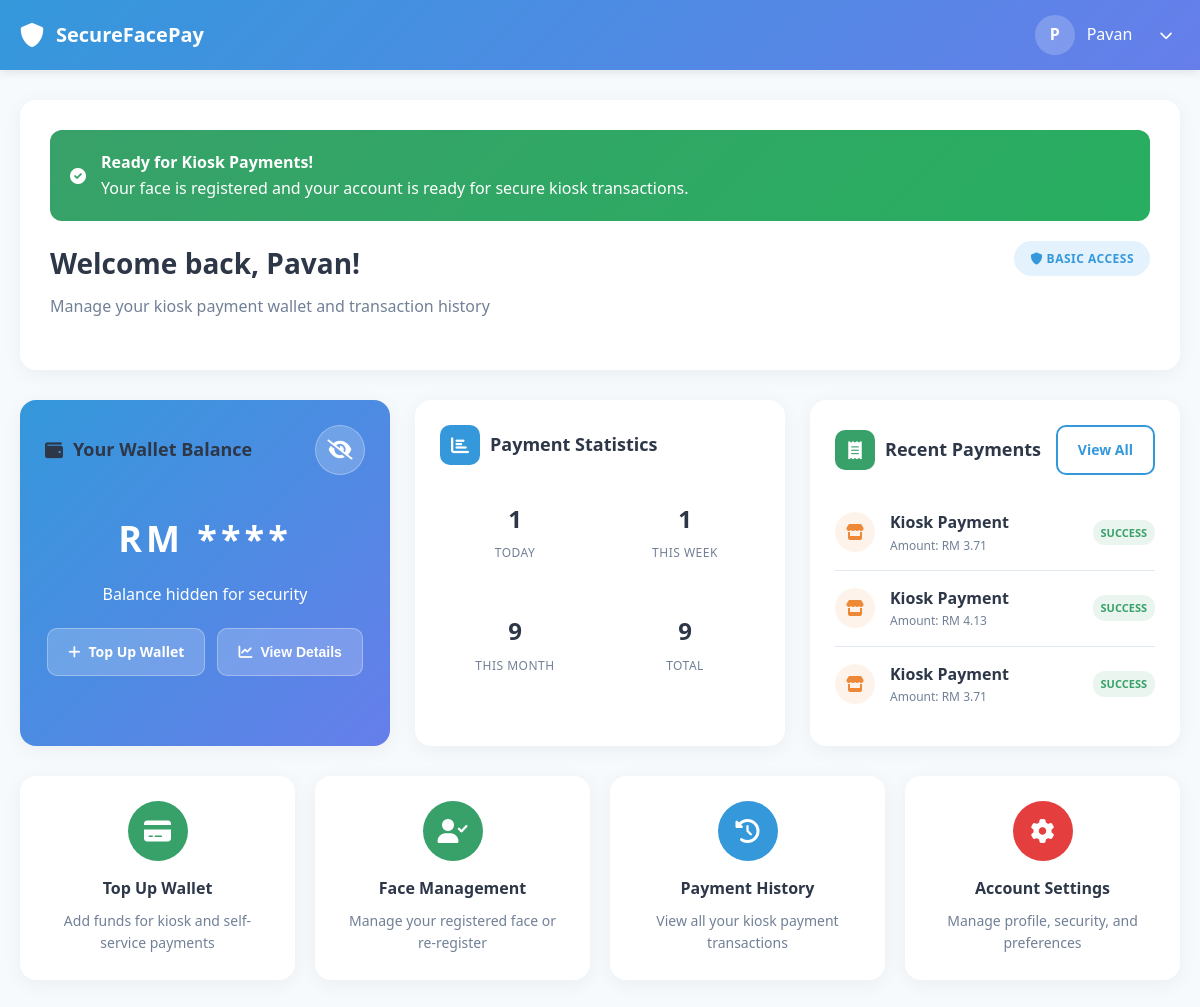
The page /customer_side/dashboard.php (signed in) on the database its author committed.
### tables this page shows
CREATE TABLE `wallets` (
  `id` int(11) NOT NULL,
  `user_id` int(11) NOT NULL,
  `balance_encrypted` text DEFAULT NULL,
  `daily_limit_encrypted` text DEFAULT '',
  `monthly_limit_encrypted` text DEFAULT '',
  `daily_spent_encrypted` text DEFAULT NULL,
  `monthly_spent_encrypted` text DEFAULT NULL,
  `last_daily_reset` date DEFAULT NULL,
  `last_monthly_reset` date DEFAULT NULL,
  `updated_at` timestamp NOT NULL DEFAULT current_timestamp() ON UPDATE current_timestamp(),
  `balance` decimal(10,2) DEFAULT 0.00,
  `created_at` timestamp NOT NULL DEFAULT current_timestamp()
);

CREATE TABLE `users` (
  `id` int(11) NOT NULL,
  `user_id` varchar(50) DEFAULT NULL,
  `username` varchar(255) NOT NULL,
  `full_name` varchar(100) NOT NULL,
  `email` varchar(100) NOT NULL,
  `password` varchar(255) NOT NULL,
  `created_at` timestamp NOT NULL DEFAULT current_timestamp(),
  `pin_code` text NOT NULL,
  `verification_token` varchar(100) DEFAULT NULL,
  `is_verified` tinyint(1) DEFAULT 0,
  `account_status` enum('active','suspended','pending','closed') DEFAULT 'pending',
  `failed_login_attempts` int(11) DEFAULT 0,
  `last_failed_login` datetime DEFAULT NULL,
  `locked_until` datetime DEFAULT NULL,
  `last_login` datetime DEFAULT NULL,
  `updated_at` timestamp NOT NULL DEFAULT current_timestamp() ON UPDATE current_timestamp(),
  `failed_payment_attempts` int(11) DEFAULT 0,
  `last_failed_payment` timestamp NULL DEFAULT NULL
);

CREATE TABLE `transactions` (
  `id` int(11) NOT NULL,
  `user_id` int(11) NOT NULL,
  `transaction_id` varchar(100) DEFAULT NULL,
  `amount` decimal(10,2) NOT NULL,
  `status` enum('success','failed') DEFAULT 'success',
  `payment_method` varchar(50) DEFAULT 'facial',
  `timestamp` timestamp NOT NULL DEFAULT current_timestamp(),
  `order_id` varchar(20) DEFAULT NULL,
  `merchant_id` varchar(50) DEFAULT NULL,
  `merchant_name` varchar(100) DEFAULT NULL,
  `kiosk_id` varchar(50) DEFAULT NULL,
  `transaction_type` enum('payment','topup','transfer_send','transfer_receive','refund','Welcome Bonus') DEFAULT 'payment',
  `amount_encrypted` text DEFAULT NULL,
  `currency` varchar(3) DEFAULT 'MYR',
  `recipient_id` int(11) DEFAULT NULL,
  `merchant_info` longtext DEFAULT NULL CHECK (json_valid(`merchant_info`)),
  `failure_reason` text DEFAULT NULL,
  `metadata` longtext DEFAULT NULL CHECK (json_valid(`metadata`)),
  `ip_address` varchar(45) DEFAULT NULL,
  `user_agent` text DEFAULT NULL,
  `updated_at` timestamp NOT NULL DEFAULT current_timestamp() ON UPDATE current_timestamp()
);

### customer_side/config.php (called while the page is built, shortened)
<?php
class SessionManager {
    public static function requireAuthLevel($required_level) {
        $levels = ['basic' => 1, 'sensitive' => 2, 'critical' => 3];
        $current = $levels[$_SESSION['auth_level']] ?? 0;
        $required = $levels[$required_level] ?? 999;
        return $current >= $required;
    }
}
?>

### customer_side/dashboard.php (the view, shortened to what this page needs)
<?php
require_once 'config.php';
$user_id = $_SESSION['authenticatedUserId'];
$username = $_SESSION['username'];
$has_sensitive_access = SessionManager::requireAuthLevel('sensitive');
try {
    $conn = dbConnect();
    $stmt = $conn->prepare("
        SELECT u.*, w.balance_encrypted, w.balance, w.daily_limit_encrypted, w.monthly_limit_encrypted,
               w.daily_spent_encrypted, w.monthly_spent_encrypted, w.created_at as wallet_created, w.updated_at as wallet_updated
        FROM users u
        LEFT JOIN wallets w ON u.id = w.user_id
        WHERE u.username = ? OR u.user_id = ?
    ");
    $stmt->bind_param("ss", $username, $user_id);
    $stmt->execute();
    $result = $stmt->get_result();
    $user = $result->fetch_assoc();
    $user_db_id = $user['id'];
    $stmt = $conn->prepare("
        SELECT
            COUNT(*) as total_transactions,
            SUM(CASE WHEN DATE(timestamp) = CURDATE() THEN 1 ELSE 0 END) as today_transactions,
            SUM(CASE WHEN YEARWEEK(timestamp) = YEARWEEK(CURDATE()) THEN 1 ELSE 0 END) as week_transactions,
            SUM(CASE WHEN YEAR(timestamp) = YEAR(CURDATE()) AND MONTH(timestamp) = MONTH(CURDATE()) THEN 1 ELSE 0 END) as month_transactions
        FROM transactions
        WHERE user_id = ?
    ");
    $stmt->bind_param("i", $user_db_id);
    $stmt->execute();
    $result = $stmt->get_result();
    $transaction_stats = $result->fetch_assoc();
    $stmt = $conn->prepare("
        SELECT id, user_id, amount, status, timestamp,
               CASE
                   WHEN amount > 0 THEN 'incoming'
                   ELSE 'outgoing'
               END as direction
        FROM transactions
        WHERE user_id = ?
        ORDER BY timestamp DESC
        LIMIT 3
    ");
    $stmt->bind_param("i", $user_db_id);
    $stmt->execute();
    $result = $stmt->get_result();
    $recent_activities = [];
    while ($row = $result->fetch_assoc()) {
        $recent_activities[] = $row;
    }
    $face_registered = false;
    $check_table = $conn->query("SHOW TABLES LIKE 'face_embeddings'");
    if ($check_table->num_rows > 0) {
        $stmt = $conn->prepare("SELECT id FROM face_embeddings WHERE user_id = ?");
        $stmt->bind_param("s", $user_id);
        $stmt->execute();
        $result = $stmt->get_result();
        $face_registered = $result->fetch_assoc() ? true : false;
    }
} catch (Exception $e) {
    error_log("Dashboard error: " . $e->getMessage());
    $error = "Unable to load dashboard data. Error: " . $e->getMessage();
    $user = $user ?? ['full_name' => $username, 'balance_encrypted' => null];
    $wallet_balance = '0.00';
    $transaction_stats = [
        'total_transactions' => 0,
        'today_transactions' => 0,
        'week_transactions' => 0,
        'month_transactions' => 0
    ];
    $recent_activities = [];
    $face_registered = false;
}
?>
<!DOCTYPE html>
<html lang="en">
<head>
    <link rel="stylesheet" href="https://cdnjs.cloudflare.com/ajax/libs/font-awesome/6.0.0/css/all.min.css">
</head>
<body>
    <header class="header">
        <div class="header-content">
            <div class="logo">
                <i class="fas fa-shield-alt"></i>
                SecureFacePay
            </div>
            <div class="user-menu">
                <div class="user-info">
                    <div class="user-avatar">
                        <?= strtoupper(substr($username, 0, 1)) ?>
                    </div>
                    <span><?= htmlspecialchars($username) ?></span>
                </div>
                <div class="dropdown" id="userDropdown">
                    <button class="dropdown-trigger" onclick="toggleDropdown()">
                        <i class="fas fa-chevron-down"></i>
                    </button>
                </div>
            </div>
        </div>
    </header>
    <main class="main-content">
        <div class="welcome-section">
            <?php if (!$face_registered): ?>
                <div class="face-setup-alert">
                    <div class="alert-content">
                        <i class="fas fa-exclamation-triangle"></i>
                        <div>
                            <strong>Complete Your Setup</strong>
                            <p>Register your face to enable secure payments at kiosks and self-service machines.</p>
                        </div>
                    </div>
                    <a href="setup_face.php" class="btn btn-primary">
                        <i class="fas fa-camera"></i> Complete Setup
                    </a>
                </div>
            <?php else: ?>
                <div style="background: linear-gradient(135deg, var(--success), #27ae60); color: white; padding: 20px; border-radius: 12px; margin-bottom: 20px; display: flex; align-items: center; gap: 15px;">
                    <i class="fas fa-check-circle"></i>
                    <div>
                        <strong>Ready for Kiosk Payments!</strong>
                        <p>Your face is registered and your account is ready for secure kiosk transactions.</p>
                    </div>
                </div>
            <?php endif; ?>
            <div class="welcome-header">
                <div class="welcome-text">
                    <h1>Welcome back, <?= htmlspecialchars($user['full_name'] ?? $username) ?>!</h1>
                    <p>Manage your kiosk payment wallet and transaction history</p>
                </div>
                <div class="auth-level-badge">
                    <i class="fas fa-shield-alt"></i>
                    <?= $has_sensitive_access ? 'Full Access' : 'Basic Access' ?>
                </div>
            </div>
        </div>
        <div class="dashboard-grid">
            <div class="card wallet-card">
                <div class="card-header">
                    <div class="card-title">
                        <i class="fas fa-wallet"></i>
                        Your Wallet Balance
                    </div>
                    <button class="balance-toggle" id="balanceToggle" onclick="toggleBalance()">
                        <i class="fas fa-eye-slash" id="toggleIcon"></i>
                    </button>
                </div>
                <div class="wallet-main-content">
                    <div class="balance-section">
                        <div class="balance-display balance-hidden" id="balanceDisplay">RM ****</div>
                        <p id="balanceStatus">Balance hidden for security</p>
                        <div class="balance-actions">
                            <a href="topup.php" class="btn btn-primary">
                                <i class="fas fa-plus"></i> Top Up Wallet
                            </a>
                            <button onclick="toggleDetailedView()" class="btn btn-primary" id="detailsToggle">
                                <i class="fas fa-chart-line"></i> View Details
                            </button>
                        </div>
                    </div>
                </div>
            </div>
            <div class="card">
                <div class="card-header">
                    <div class="card-title">
                        <div class="card-icon icon-primary">
                            <i class="fas fa-chart-bar"></i>
                        </div>
                        Payment Statistics
                    </div>
                </div>
                <div class="stats-grid">
                    <div class="stat-item">
                        <div class="stat-number"><?= $transaction_stats['today_transactions'] ?></div>
                        <div class="stat-label">Today</div>
                    </div>
                    <div class="stat-item">
                        <div class="stat-number"><?= $transaction_stats['week_transactions'] ?></div>
                        <div class="stat-label">This Week</div>
                    </div>
                    <div class="stat-item">
                        <div class="stat-number"><?= $transaction_stats['month_transactions'] ?></div>
                        <div class="stat-label">This Month</div>
                    </div>
                    <div class="stat-item">
                        <div class="stat-number"><?= $transaction_stats['total_transactions'] ?></div>
                        <div class="stat-label">Total</div>
                    </div>
                </div>
            </div>
            <div class="card">
                <div class="card-header">
                    <div class="card-title">
                        <div class="card-icon icon-success">
                            <i class="fas fa-receipt"></i>
                        </div>
                        Recent Payments
                    </div>
                    <a href="transaction_history.php" class="btn btn-outline">View All</a>
                </div>
                <?php if (count($recent_activities) > 0): ?>
                    <?php foreach ($recent_activities as $activity): ?>
                        <div class="activity-item">
                            <div class="activity-icon activity-<?= $activity['direction'] ?>">
                                <i class="fas fa-<?= $activity['direction'] === 'incoming' ? 'plus-circle' : 'store' ?>"></i>
                            </div>
                            <div class="activity-details">
                                <div class="activity-type">
                                    <?= $activity['direction'] === 'incoming' ? 'Wallet Top-up' : 'Kiosk Payment' ?>
                                </div>
                                <div class="activity-time">
                                    Amount: RM <?= number_format(abs($activity['amount']), 2) ?>
                                </div>
                            </div>
                            <div class="activity-status status-<?= $activity['status'] ?>">
                                <?= htmlspecialchars($activity['status']) ?>
                            </div>
                        </div>
                    <?php endforeach; ?>
                <?php else: ?>
                    <p style="text-align: center; color: var(--text-light); padding: 20px;">
                        No payment history yet. <a href="topup.php" style="color: var(--primary);">Top up your wallet</a> to start making kiosk payments!
                    </p>
                <?php endif; ?>
            </div>
        </div>
        <div class="quick-actions">
            <a href="topup.php" class="action-card">
                <div class="action-icon icon-success">
                    <i class="fas fa-credit-card"></i>
                </div>
                <div class="action-title">Top Up Wallet</div>
                <div class="action-description">Add funds for kiosk and self-service payments</div>
            </a>
            <?php if (!$face_registered): ?>
                <a href="setup_face.php" class="action-card">
                    <div class="action-icon icon-warning">
                        <i class="fas fa-camera"></i>
                    </div>
                    <div class="action-title">Face Setup</div>
                    <div class="action-description">Register face for secure kiosk authentication</div>
                </a>
            <?php else: ?>
                <a href="profile.php?tab=face" class="action-card">
                    <div class="action-icon icon-success">
                        <i class="fas fa-user-check"></i>
                    </div>
                    <div class="action-title">Face Management</div>
                    <div class="action-description">Manage your registered face or re-register</div>
                </a>
            <?php endif; ?>
            <a href="transaction_history.php" class="action-card">
                <div class="action-icon icon-primary">
                    <i class="fas fa-history"></i>
                </div>
                <div class="action-title">Payment History</div>
                <div class="action-description">View all your kiosk payment transactions</div>
            </a>
            <a href="profile.php" class="action-card">
                <div class="action-icon icon-error">
                    <i class="fas fa-cog"></i>
                </div>
                <div class="action-title">Account Settings</div>
                <div class="action-description">Manage profile, security, and preferences</div>
            </a>
        </div>
    </main>
</body>
</html>

### rows shown on the page
wallets: user.full_name "Pavan"
transactions: amount "3.71", status "SUCCESS"
transactions: amount "4.13", status "SUCCESS"
transactions: amount "3.71", status "SUCCESS"

### other values the page prints
substr($username, 0, 1) "P"
$username "Pavan"
$transaction_stats['today_transactions'] "1"
$transaction_stats['week_transactions'] "1"
$transaction_stats['month_transactions'] "9"
$transaction_stats['total_transactions'] "9"
